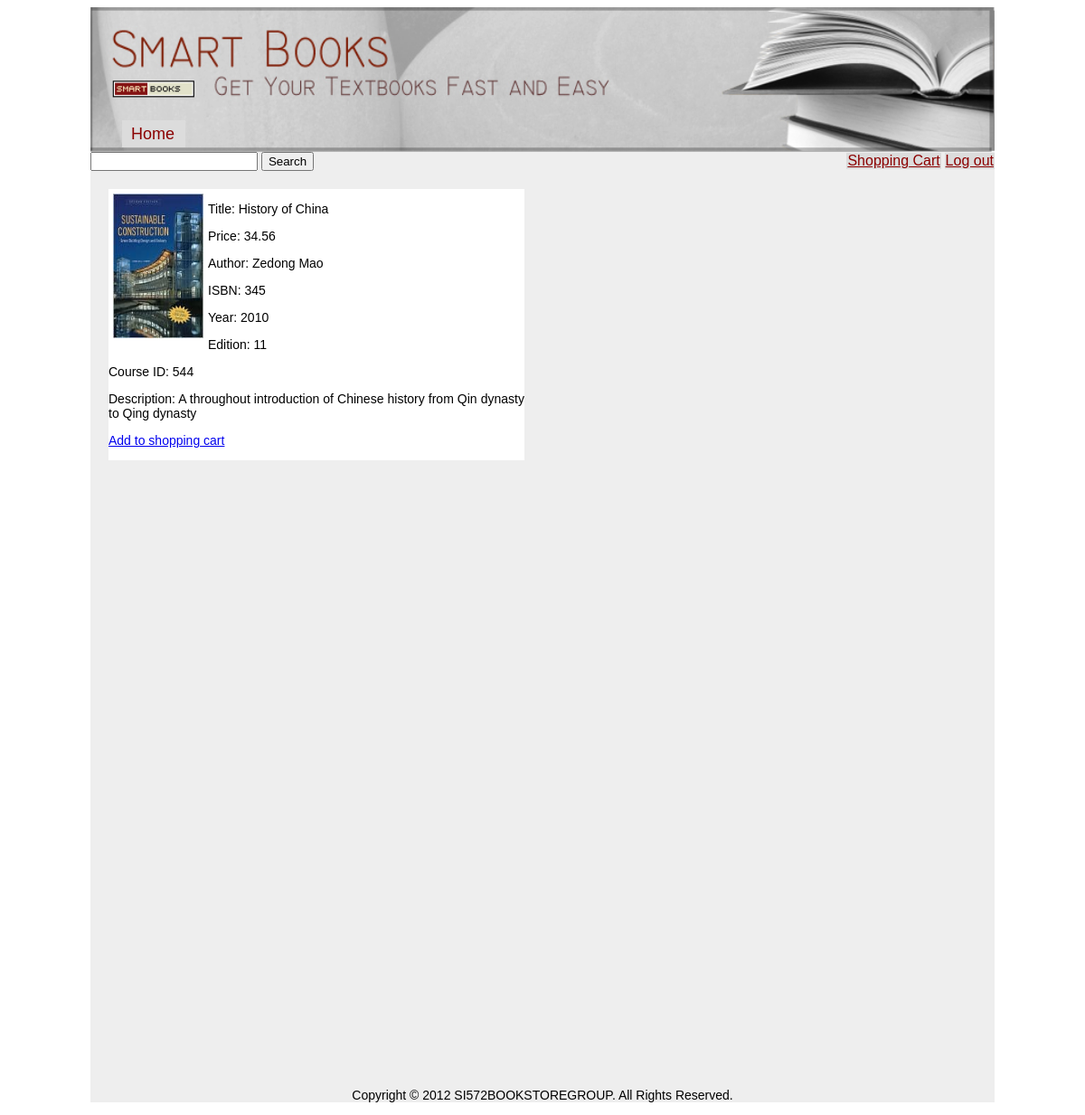
Page /bookInfo.php?id=2 on the committed database.
### tables this page shows
CREATE TABLE book(id INT UNSIGNED NOT NULL AUTO_INCREMENT KEY, name VARCHAR(128), ISBN INTEGER, year INTEGER, edition INTEGER, price FLOAT, quantity INTEGER, description TEXT, authorln VARCHAR(128), authorfn VARCHAR(128), course_id INTEGER);

### bookInfo.php (the view, shortened to what this page needs)
<!DOCTYPE HTML PUBLIC "-//W3C//DTD HTML 4.01//EN"
   "http://www.w3.org/TR/html4/strict.dtd">
<html>
    <head>
        <link type="text/css" rel="stylesheet" href="main.css">
    </head>
    <body>
      <div id="container">
        <div id="header">
            <ul>
              <li><a href="index.php">Home</a></li>
            </ul>
        </div>
        <div id="content">
			<div id="toolbar">
				<ul>
				  <li><a href="shoppingcart.php">Shopping Cart</a></li>
				  <li><a href="logout.php">Log out</a></li>
				</ul>
				<form method="get" action="">
				  <input type="text" id="search-text" name="s" value="" />
				  <input type="submit" id="search-submit" value="Search" />
				</form>
			</div>
			<div id="booklist">
           			<?php
           				$id = mysql_real_escape_string($_GET['id']);
						$result = mysql_query("SELECT name, price, authorln, authorfn, ISBN, year, edition, course_id, description,id FROM book WHERE id = $id");
						if ( $row = mysql_fetch_row($result) ) {
							echo('<div class="book">');
							echo('<div class="img_2">');
							echo('<img src=2.jpg  alt="Book1" width="100" height="160" />');
							echo('</div><div class="info_2">');
							echo('<p class="book_info"> Title:   ');
							echo(htmlentities($row[0]));
							echo('</p><p> Price:     ');
							echo(htmlentities($row[1]));
							echo('</p><p> Author:     ');
							echo(htmlentities($row[3])." ".htmlentities($row[2]));
							echo('</p><p> ISBN:     ');
							echo(htmlentities($row[4]));
							echo('</p><p> Year:     ');
							echo(htmlentities($row[5]));
							echo('</p><p> Edition:     ');
							echo(htmlentities($row[6]));
							echo('</p><p> Course ID:     ');
							echo(htmlentities($row[7]));
		       		 		echo('</p><p> Description:  ');
							echo(htmlentities($row[8]));
							echo('</p><p>');
							echo('<a href="shoppingcart.php?id='.htmlentities($row[9]).'">Add to shopping cart</a>');
							echo('</p>');
							echo('</div>');
							echo('</div>');
						}
					?>
        	</div>
        <div id="footer">
            <p>Copyright &copy 2012 SI572BOOKSTOREGROUP. All Rights Reserved.</p>
        </div>
    </body>
</html>

### main.css (style rules this page uses)
body { text-align: justify; font-family: Arial, Helvetica, sans-serif; font-size: 14px; }
ul, ol, li { margin: 0px; padding: 0px; list-style: none; }
#container { width:1000px; margin:0 auto; }
#header { width:1000px; height:160px; background:url('banner.jpg') no-repeat; background-size:1000px 160px; }
#header a { margin:0; margin-top:5px; margin-left:10px; width:50px; height:20px; display:block; position:absolute; font-size:18px; color:#8B0000; text-decoration: none; }
#header ul { margin-top:125px; margin-left:35px; position:absolute; }
#header ul li { background-color:#DCDCDC; padding:0; width:70px; height:30px; }
#content { background-color:#eee; width:1000px; }
#toolbar ul { margin-top: 0px; position: relative; padding-top: 1px; }
#toolbar ul li { background-color:#DCDCDC; width: 80px; height: 15px; text-decoration: none; text-align: center; }
#toolbar a { color:#8B0000; font-size:16px; }
#content ul { float:right; }
#content ul li { display:inline; background-color:#DCDCDC; padding:1px; }
#booklist { width:1000px; height:1000px; border-color:black; border-width:2px; }
.book img { float: left; width: 100px; height:160px; margin:5px; }
.book { background-color:white; margin:20px; float:left; width:460px; }
.book_info { float: left: margin-left: 150px; }
#footer { text-align:center; }

### rows in the picture
book: name "History of China", price "34.56", authorfn "Zedong", authorln "Mao", ISBN "345", year "2010", edition "11", course "544", description "A throughout introduction of Chinese history from Qin dynasty to Qing dynasty"
